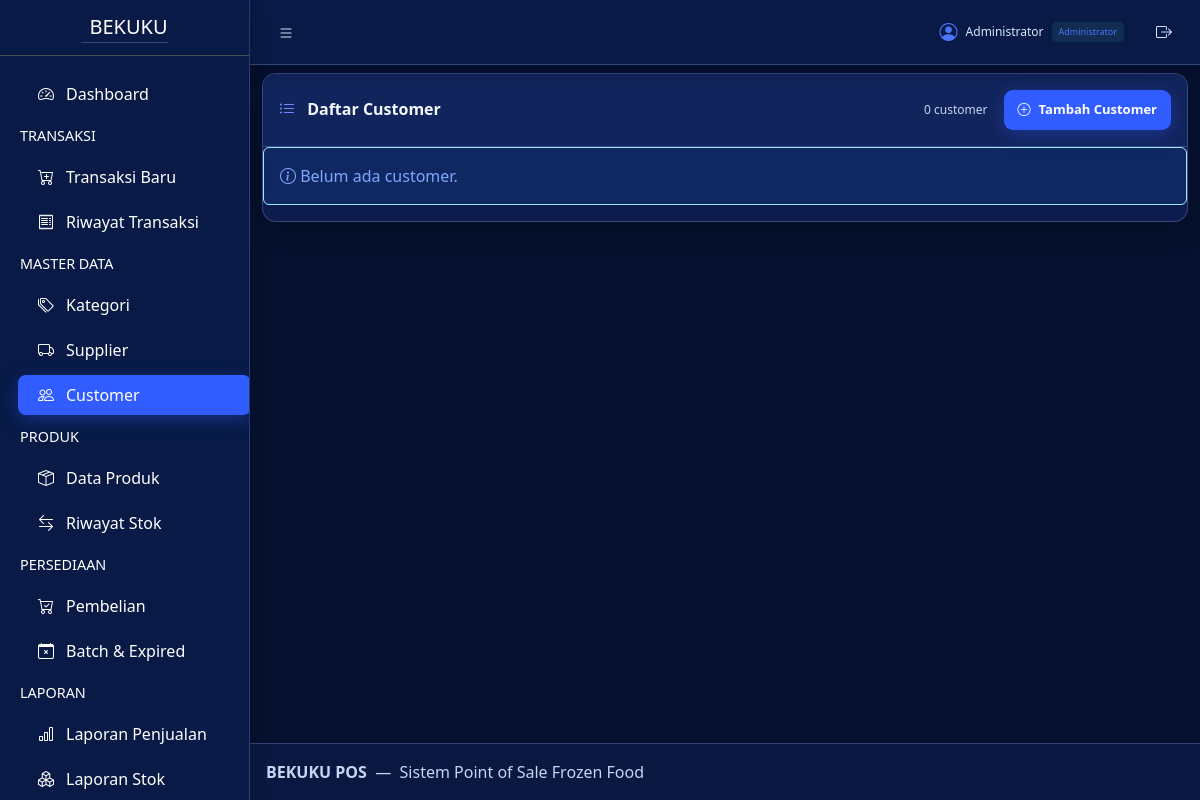
/customers/index.php (signed in), run on an earlier commit of the app's database.
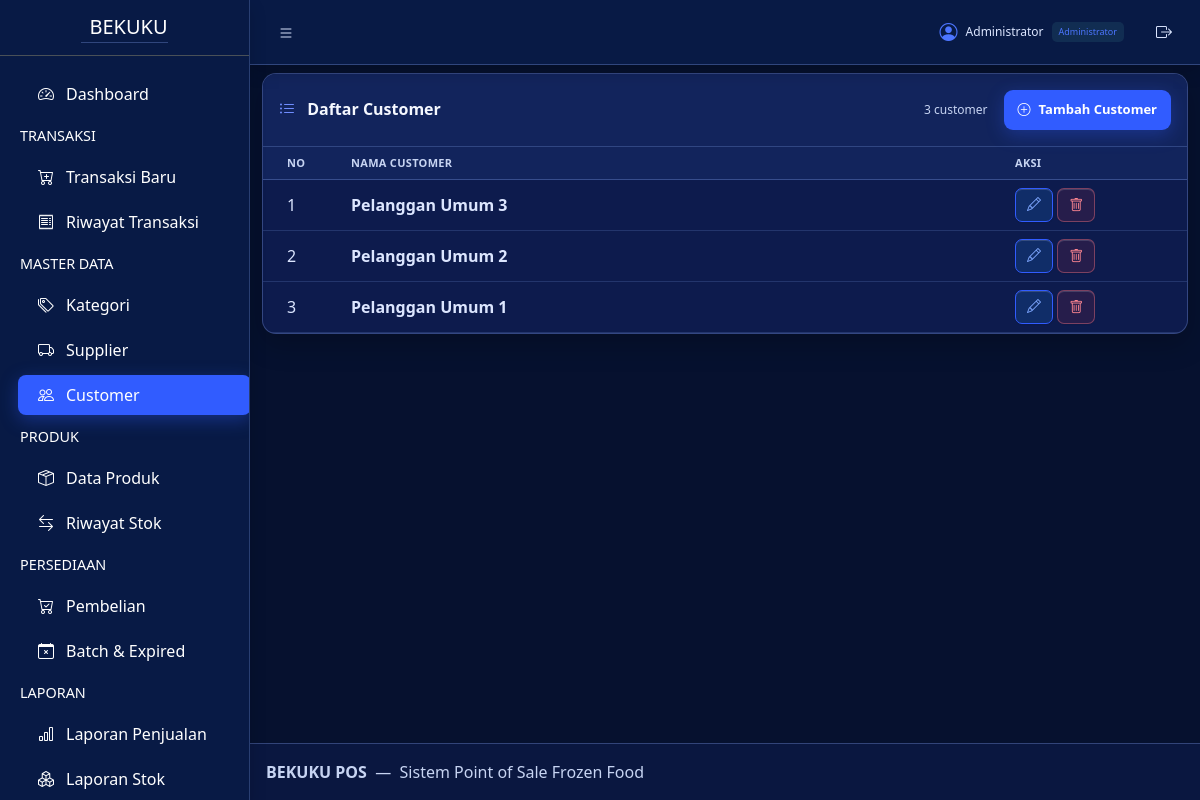
And on a later commit of the database.
### tables this page shows
CREATE TABLE IF NOT EXISTS `customers` (
  `customer_id` INT UNSIGNED NOT NULL AUTO_INCREMENT,
  `customer_name` VARCHAR(100) NOT NULL,
  `phone` VARCHAR(20) DEFAULT NULL,
  `address` TEXT DEFAULT NULL,
  PRIMARY KEY (`customer_id`),
  KEY `idx_customers_name` (`customer_name`)
);

### config/app.php (called while the page is built, shortened)
<?php
function bekuku_base_path(): string
{
    $requestPath = parse_url($_SERVER['REQUEST_URI'] ?? '/', PHP_URL_PATH) ?: '/';
    $segments = array_values(array_filter(explode('/', $requestPath), 'strlen'));
    if ($segments !== []) {
        $candidate = '/' . $segments[0];
        $documentRoot = (string) ($_SERVER['DOCUMENT_ROOT'] ?? '');
        $projectName = basename(dirname(__DIR__));
    }
    return '';
}
function bekuku_url(string $path = ''): string
{
    $base = bekuku_base_path();
    if ($path === '') {
        return $base === '' ? '/' : $base;
    }
    $normalized = '/' . ltrim($path, '/');
    return $base === '' ? $normalized : $base . $normalized;
}

### customers/index.php (the view, shortened to what the changed rows need)
<?php
require_once __DIR__ . "/../config/app.php";
require_once "../config/database.php";
$stmt = $conn->query("
    SELECT
        customer_id,
        customer_name
    FROM customers
    ORDER BY customer_id DESC
");
$customers =
    $stmt->fetchAll(
        PDO::FETCH_ASSOC
    );
$totalCustomers =
    count($customers);
?>
<!DOCTYPE html>
<html lang="id">
<head>
    <link rel="stylesheet" href="https://cdn.jsdelivr.net/npm/bootstrap-icons@1.13.1/font/bootstrap-icons.min.css">
    <link rel="stylesheet" href="<?= bekuku_url('assets/css/customers.css') ?>?v=202610240021">
</head>
<body
    class="layout-fixed sidebar-expand-lg bg-body-tertiary"
>
<div class="app-wrapper">
    <?php require_once __DIR__ . "/../includes/header.php"; ?>
    <main class="app-main">
        <div
            class="container-fluid dashboard-wrapper"
        >
            <section
                class="card products-list-card customers-list-card"
            >
                <div
                    class="card-header d-flex align-items-center justify-content-between"
                >
                    <div class="d-flex align-items-center gap-3">
                    <span class="products-count">
                        <?= number_format($totalCustomers) ?>
                        customer
                    </span>
                    <button type="button" class="btn dashboard-product-add-button" data-popup-customer data-popup-url="<?= bekuku_url('customers/popup-tambah.php?popup=1') ?>">
                        <i class="bi bi-plus-circle me-1"></i>Tambah Customer
                    </button>
                    </div>
                </div>
                <div class="card-body p-0">
                    <?php if ($totalCustomers > 0): ?>
                        <div class="table-responsive">
                            <table
                                class="table table-hover align-middle mb-0"
                            >
                                <thead>
                                    <tr>
                                        <th width="80">
                                            No
                                        </th>
                                        <th>
                                            Nama Customer
                                        </th>
                                        <th width="180">
                                            Aksi
                                        </th>
                                    </tr>
                                </thead>
                                <tbody>
                                    <?php
                                    $no = 1;
                                    foreach (
                                        $customers
                                        as $customer
                                    ):
                                    ?>
                                        <tr>
                                            <td>
                                                <?= $no++; ?>
                                            </td>
                                            <td>
                                                <strong>
                                                    <?= htmlspecialchars(
                                                        $customer["customer_name"]
                                                    ); ?>
                                                </strong>
                                            </td>
                                            <td>
                                                <a
                                                    href="edit.php?id=<?= $customer["customer_id"]; ?>"
                                                    class="btn btn-sm btn-outline-info"
                                                    title="Edit customer"
                                                    aria-label="Edit customer"
                                                    data-modal-title="Edit Customer"
                                                >
                                                    <i
                                                        class="bi bi-pencil"
                                                    ></i>
                                                </a>
                                                <form
                                                    method="post"
                                                    action="delete.php"
                                                    class="d-inline"
                                                    data-delete-confirm
                                                    data-delete-label="customer"
                                                >
                                                    <button
                                                        type="submit"
                                                        class="btn btn-sm btn-outline-danger"
                                                        title="Hapus customer"
                                                        aria-label="Hapus customer"
                                                    >
                                                        <i
                                                            class="bi bi-trash"
                                                        ></i>
                                                    </button>
                                                </form>
                                            </td>
                                        </tr>
                                    <?php endforeach; ?>
                                </tbody>
                            </table>
                        </div>
                    <?php else: ?>
                        <div class="alert alert-info">
                            <i
                                class="bi bi-info-circle"
                            ></i>
                            Belum ada customer.
                        </div>
                    <?php endif; ?>
                </div>
            </section>
        </div>
    </main>
</div>
</body>
</html>

What changed in the data, as far as the page shows it:
added customers: customer_name "Pelanggan Umum 3"
added customers: customer_name "Pelanggan Umum 2"
added customers: customer_name "Pelanggan Umum 1"
Also different on the page:
$totalCustomers: "0" → "3"
text no longer shown: "Belum ada customer."
text now shown: "NO NAMA CUSTOMER AKSI"
